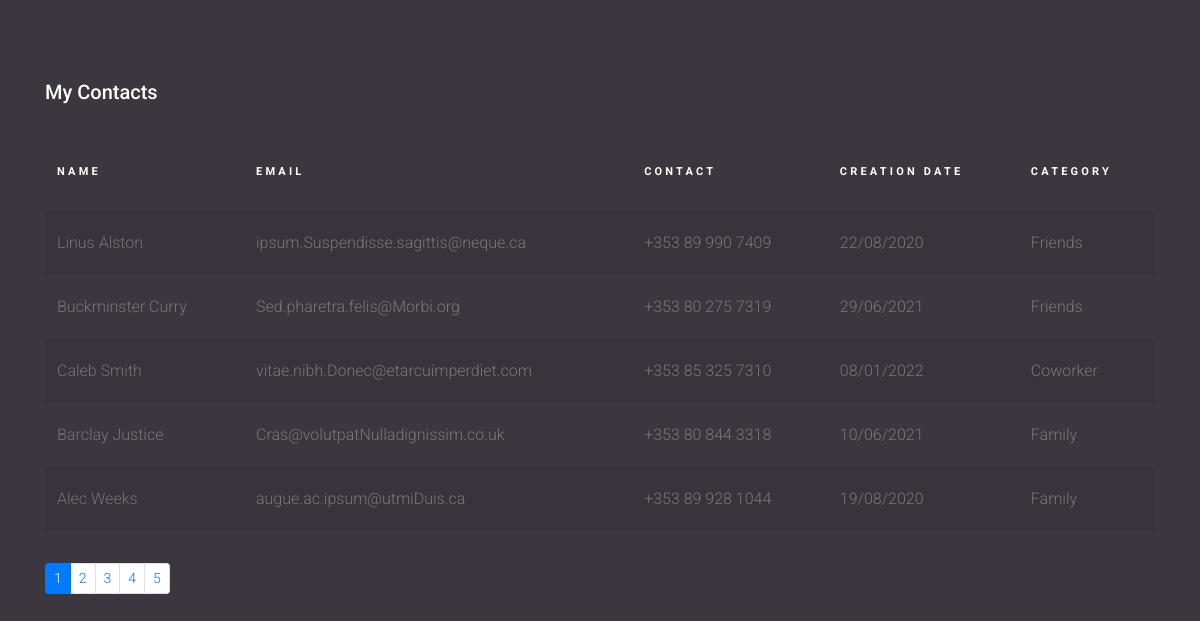
The page / on the database its author committed.
### contacts/models.py (models this page shows, shortened)
class Contact(models.Model):
    name = models.CharField(max_length=50)
    email = models.CharField(max_length=100)
    contact = models.CharField(max_length=50)
    description = models.TextField(blank=True)
    creation_date = models.DateTimeField(default=timezone.now)
    category = models.ForeignKey(Category, on_delete=models.DO_NOTHING)
    to_show = models.BooleanField(default=True)

class Category(models.Model):
    name = models.CharField(max_length=50)
    def __str__(self):
        return self.name

### contacts/views.py (the view)
# urls.py: path('', views.index, name='index'),
def index(request):
    contacts = Contact.objects.all()
    paginator = Paginator(contacts, 5)
    page = request.GET.get('page')
    contacts = paginator.get_page(page)
    return render(request, 'contacts/index.html', {
        'contacts': contacts
    })

### contacts/templates/contacts/index.html
{% extends 'base.html' %}
{% block 'content' %}
<div class="content">
    <div class="container">
        <h2 class="mb-5">My Contacts</h2>
        <div class="table-responsive">
            <table class="table table-striped custom-table">
                <thead>
                <tr>
                    <th scope="col">Name</th>
                    <th scope="col">Email</th>
                    <th scope="col">Contact</th>
                    <th scope="col">Creation Date</th>
                    <th scope="col">Category</th>
                </tr>
                </thead>
                <tbody>
                {% for contact in contacts %}
                {% if contact.to_show %}
                <tr scope="row">
                    <td><a href="{% url 'details' contact.id %}">{{ contact.name }}</a></td>
                    <td>
                        {{ contact.email }}
                    </td>
                    <td>{{ contact.contact }}</td>
                    <td>{{ contact.creation_date | date:'d/m/Y' }}</td>
                    <td>{{ contact.category }}</td>
                </tr>
                {% endif %}
                {% endfor %}
                </tbody>
            </table>
        </div>
    </div>
</div>
<div class="container">
    <nav aria-label="Page navigation example">
        <ul class="pagination pagination-sm">
            {% for page in contacts.paginator.page_range %}
                {% if contacts.number == page %}
                    <li class="page-item active">
                        <a class="page-link" href="?page={{ page }}">{{ page }}</a>
                    </li>
                {% else %}
                    <li class="page-item">
                        <a class="page-link" href="?page={{ page }}">{{ page }}</a>
                    </li>
                {% endif %}
            {% endfor %}
        </ul>
    </nav>
</div>
{% endblock %}

### templates/base.html (shortened to what this page needs)
{% load static %}
<!DOCTYPE html>
<html lang="en">
<head>
  {% include 'partials/_head.html' %}
</head>
<body>
{% block 'content' %}{% endblock %}
</body>
</html>

### templates/partials/_head.html (shortened to what this page needs)
{% load static %}
<link rel="stylesheet" href="{% static 'fonts/icomoon/style.css' %}">
<link rel="stylesheet" href="{% static 'css/owl.carousel.min.css' %}">
<link rel="stylesheet" href="{% static 'css/bootstrap.min.css' %}">
<link rel="stylesheet" href="{% static 'css/style.css' %}">

### templates/partials/_footer.html (shortened to what this page needs)
{% load static %}

### templates/static/css/style.css (style rules this page uses)
body { font-family: "Roboto", -apple-system, BlinkMacSystemFont, "Segoe UI", Roboto, "Helvetica Neue", Arial, "Noto Sans", sans-serif, "Apple Color Emoji", "Segoe UI Emoji", "Segoe UI Symbol", "Noto Color Emoji"; background-color: #3c373e; font-weight: 300; }
h1, h2, h3, h4, h5, h6, .h1, .h2, .h3, .h4, .h5, .h6 { font-family: "Roboto", -apple-system, BlinkMacSystemFont, "Segoe UI", Roboto, "Helvetica Neue", Arial, "Noto Sans", sans-serif, "Apple Color Emoji", "Segoe UI Emoji", "Segoe UI Symbol", "Noto Color Emoji"; }
a { -webkit-transition: .3s all ease; -o-transition: .3s all ease; transition: .3s all ease; }
a, a:hover { text-decoration: none !important; }
.content { padding: 5rem 0 1rem 0; }
h2 { font-size: 20px; color: #fff; }
.custom-table { min-width: 900px; }
.custom-table thead tr, .custom-table thead th { padding-bottom: 30px; border-top: none; border-bottom: none !important; color: #fff; font-size: 11px; text-transform: uppercase; letter-spacing: .2rem; }
.custom-table tbody th, .custom-table tbody td { color: #777; font-weight: 400; padding-bottom: 20px; padding-top: 20px; font-weight: 300; border: none; -webkit-transition: .3s all ease; -o-transition: .3s all ease; transition: .3s all ease; }
.custom-table tbody th a, .custom-table tbody td a { color: rgba(255, 255, 255, 0.3); }
.custom-table tbody tr { -webkit-transition: .3s all ease; -o-transition: .3s all ease; transition: .3s all ease; }

### rows shown on the page
Contact: name "Linus Alston", email "ipsum.Suspendisse.sagittis@neque.ca", contact "+353 89 990 7409", creation_date "22/08/2020", category "Friends"
Contact: name "Buckminster Curry", email "Sed.pharetra.felis@Morbi.org", contact "+353 80 275 7319", creation_date "29/06/2021", category "Friends"
Contact: name "Caleb Smith", email "vitae.nibh.Donec@etarcuimperdiet.com", contact "+353 85 325 7310", creation_date "08/01/2022", category "Coworker"
Contact: name "Barclay Justice", email "Cras@volutpatNulladignissim.co.uk", contact "+353 80 844 3318", creation_date "10/06/2021", category "Family"
Contact: name "Alec Weeks", email "augue.ac.ipsum@utmiDuis.ca", contact "+353 89 928 1044", creation_date "19/08/2020", category "Family"

### other values the page prints
{{ page }} "1"
{{ page }} "2" "3" "4" "5"
